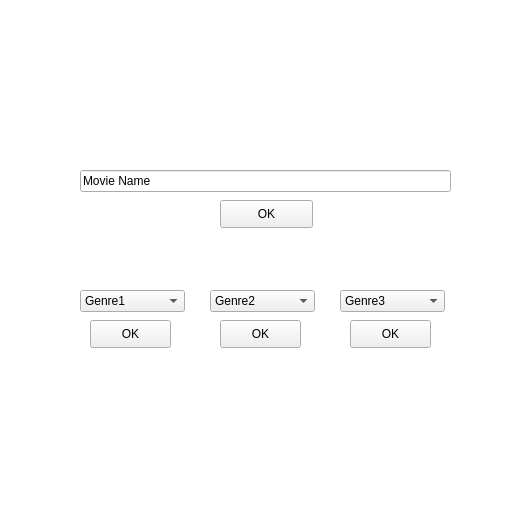
<?xml version="1.0" encoding="UTF-8"?>
<ui version="4.0">
 <class>Form</class>
 <widget class="QWidget" name="Form">
  <property name="geometry">
   <rect>
    <x>0</x>
    <y>0</y>
    <width>515</width>
    <height>517</height>
   </rect>
  </property>
  <property name="windowTitle">
   <string>Form</string>
  </property>
  <widget class="QLineEdit" name="Movie_Name_2">
   <property name="geometry">
    <rect>
     <x>80</x>
     <y>170</y>
     <width>371</width>
     <height>22</height>
    </rect>
   </property>
   <property name="whatsThis">
    <string>&lt;html&gt;&lt;head/&gt;&lt;body&gt;&lt;p&gt;Relevant Keyword&lt;/p&gt;&lt;p&gt;&lt;br/&gt;&lt;/p&gt;&lt;/body&gt;&lt;/html&gt;</string>
   </property>
   <property name="text">
    <string>Movie Name</string>
   </property>
  </widget>
  <widget class="QPushButton" name="OK_MovieName_2">
   <property name="geometry">
    <rect>
     <x>220</x>
     <y>200</y>
     <width>93</width>
     <height>28</height>
    </rect>
   </property>
   <property name="text">
    <string>OK</string>
   </property>
  </widget>
  <widget class="QComboBox" name="Genre">
   <property name="geometry">
    <rect>
     <x>340</x>
     <y>290</y>
     <width>105</width>
     <height>22</height>
    </rect>
   </property>
   <property name="whatsThis">
    <string>&lt;html&gt;&lt;head/&gt;&lt;body&gt;&lt;p&gt;Genre&lt;/p&gt;&lt;/body&gt;&lt;/html&gt;</string>
   </property>
   <item>
    <property name="text">
     <string>Genre3</string>
    </property>
   </item>
   <item>
    <property name="text">
     <string>NULL</string>
    </property>
   </item>
   <item>
    <property name="text">
     <string>Comedy</string>
    </property>
   </item>
   <item>
    <property name="text">
     <string>Horror</string>
    </property>
   </item>
   <item>
    <property name="text">
     <string>Romance</string>
    </property>
   </item>
   <item>
    <property name="text">
     <string>Drama</string>
    </property>
   </item>
   <item>
    <property name="text">
     <string>Action</string>
    </property>
   </item>
   <item>
    <property name="text">
     <string>Thriller</string>
    </property>
   </item>
   <item>
    <property name="text">
     <string>Adventure</string>
    </property>
   </item>
   <item>
    <property name="text">
     <string>Documentary</string>
    </property>
   </item>
   <item>
    <property name="text">
     <string>Crime</string>
    </property>
   </item>
   <item>
    <property name="text">
     <string>Children</string>
    </property>
   </item>
   <item>
    <property name="text">
     <string>Animation</string>
    </property>
   </item>
   <item>
    <property name="text">
     <string>Sci-Fi</string>
    </property>
   </item>
   <item>
    <property name="text">
     <string>Mystery</string>
    </property>
   </item>
   <item>
    <property name="text">
     <string>Musical</string>
    </property>
   </item>
  </widget>
  <widget class="QComboBox" name="Genre_2">
   <property name="geometry">
    <rect>
     <x>210</x>
     <y>290</y>
     <width>105</width>
     <height>22</height>
    </rect>
   </property>
   <property name="whatsThis">
    <string>&lt;html&gt;&lt;head/&gt;&lt;body&gt;&lt;p&gt;Genre&lt;/p&gt;&lt;/body&gt;&lt;/html&gt;</string>
   </property>
   <item>
    <property name="text">
     <string>Genre2</string>
    </property>
   </item>
   <item>
    <property name="text">
     <string>NULL</string>
    </property>
   </item>
   <item>
    <property name="text">
     <string>Comedy</string>
    </property>
   </item>
   <item>
    <property name="text">
     <string>Horror</string>
    </property>
   </item>
   <item>
    <property name="text">
     <string>Romance</string>
    </property>
   </item>
   <item>
    <property name="text">
     <string>Drama</string>
    </property>
   </item>
   <item>
    <property name="text">
     <string>Action</string>
    </property>
   </item>
   <item>
    <property name="text">
     <string>Thriller</string>
    </property>
   </item>
   <item>
    <property name="text">
     <string>Adventure</string>
    </property>
   </item>
   <item>
    <property name="text">
     <string>Documentary</string>
    </property>
   </item>
   <item>
    <property name="text">
     <string>Crime</string>
    </property>
   </item>
   <item>
    <property name="text">
     <string>Children</string>
    </property>
   </item>
   <item>
    <property name="text">
     <string>Animation</string>
    </property>
   </item>
   <item>
    <property name="text">
     <string>Sci-Fi</string>
    </property>
   </item>
   <item>
    <property name="text">
     <string>Mystery</string>
    </property>
   </item>
   <item>
    <property name="text">
     <string>Musical</string>
    </property>
   </item>
  </widget>
  <widget class="QComboBox" name="Genre_3">
   <property name="geometry">
    <rect>
     <x>80</x>
     <y>290</y>
     <width>105</width>
     <height>22</height>
    </rect>
   </property>
   <property name="whatsThis">
    <string>&lt;html&gt;&lt;head/&gt;&lt;body&gt;&lt;p&gt;Genre&lt;/p&gt;&lt;/body&gt;&lt;/html&gt;</string>
   </property>
   <item>
    <property name="text">
     <string>Genre1</string>
    </property>
   </item>
   <item>
    <property name="text">
     <string>NULL</string>
    </property>
   </item>
   <item>
    <property name="text">
     <string>Comedy</string>
    </property>
   </item>
   <item>
    <property name="text">
     <string>Horror</string>
    </property>
   </item>
   <item>
    <property name="text">
     <string>Romance</string>
    </property>
   </item>
   <item>
    <property name="text">
     <string>Drama</string>
    </property>
   </item>
   <item>
    <property name="text">
     <string>Action</string>
    </property>
   </item>
   <item>
    <property name="text">
     <string>Thriller</string>
    </property>
   </item>
   <item>
    <property name="text">
     <string>Adventure</string>
    </property>
   </item>
   <item>
    <property name="text">
     <string>Documentary</string>
    </property>
   </item>
   <item>
    <property name="text">
     <string>Crime</string>
    </property>
   </item>
   <item>
    <property name="text">
     <string>Children</string>
    </property>
   </item>
   <item>
    <property name="text">
     <string>Animation</string>
    </property>
   </item>
   <item>
    <property name="text">
     <string>Sci-Fi</string>
    </property>
   </item>
   <item>
    <property name="text">
     <string>Mystery</string>
    </property>
   </item>
   <item>
    <property name="text">
     <string>Musical</string>
    </property>
   </item>
  </widget>
  <widget class="QPushButton" name="OK_Genre">
   <property name="geometry">
    <rect>
     <x>220</x>
     <y>320</y>
     <width>81</width>
     <height>28</height>
    </rect>
   </property>
   <property name="text">
    <string>OK</string>
   </property>
  </widget>
  <widget class="QPushButton" name="OK_Genre_2">
   <property name="geometry">
    <rect>
     <x>90</x>
     <y>320</y>
     <width>81</width>
     <height>28</height>
    </rect>
   </property>
   <property name="text">
    <string>OK</string>
   </property>
  </widget>
  <widget class="QPushButton" name="OK_Genre_3">
   <property name="geometry">
    <rect>
     <x>350</x>
     <y>320</y>
     <width>81</width>
     <height>28</height>
    </rect>
   </property>
   <property name="text">
    <string>OK</string>
   </property>
  </widget>
  <widget class="QGraphicsView" name="graphicsView">
   <property name="geometry">
    <rect>
     <x>-40</x>
     <y>-40</y>
     <width>931</width>
     <height>791</height>
    </rect>
   </property>
   <property name="autoFillBackground">
    <bool>true</bool>
   </property>
  </widget>
  <zorder>graphicsView</zorder>
  <zorder>Movie_Name_2</zorder>
  <zorder>OK_MovieName_2</zorder>
  <zorder>Genre</zorder>
  <zorder>Genre_2</zorder>
  <zorder>Genre_3</zorder>
  <zorder>OK_Genre</zorder>
  <zorder>OK_Genre_2</zorder>
  <zorder>OK_Genre_3</zorder>
 </widget>
 <resources/>
 <connections/>
</ui>
